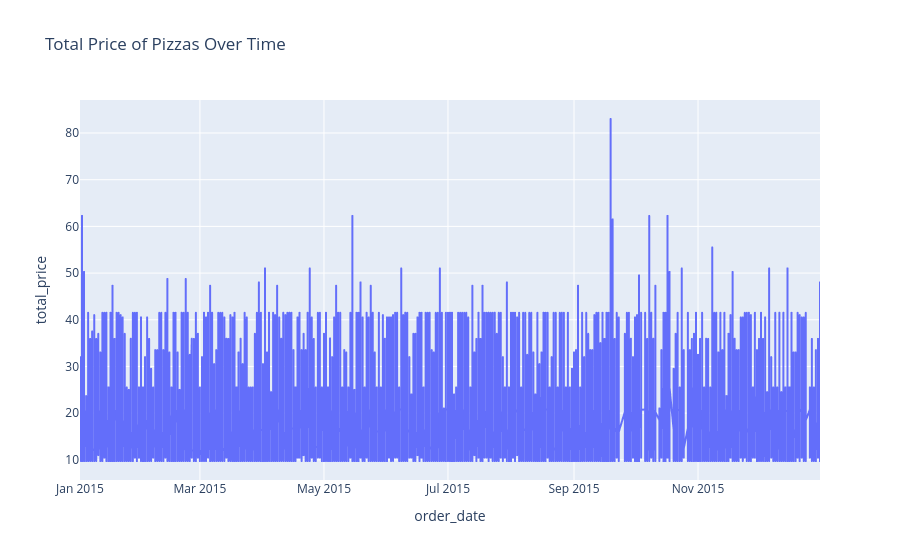

Write notebook code for a chart like this one.
### Markdown cell above
Sale

### Code cell
fig = px.line(sale, x='order_date', y='total_price', title='Total Price of Pizzas Over Time')
fig.show()

### Figure 1 — Plotly figure (JSON) as saved in the notebook; plotly's stock layout.template omitted (floating-point values rounded to 4 significant figures; data arrays with more than 128 entries replaced by an {"elided": "..."} marker saying what was removed)
{"data": [{"hovertemplate": "order_date=%{x}<br>total_price=%{y}<extra></extra>", "legendgroup": "", "line": {"color": "#636efa", "dash": "solid"}, "marker": {"symbol": "circle"}, "mode": "lines", "name": "", "showlegend": false, "type": "scattergl", "x": {"elided": "48620 str values"}, "xaxis": "x", "y": {"elided": "48620 float values"}, "yaxis": "y"}], "layout": {"legend": {"tracegroupgap": 0}, "title": {"text": "Total Price of Pizzas Over Time"}, "xaxis": {"anchor": "y", "domain": [0, 1], "title": {"text": "order_date"}}, "yaxis": {"anchor": "x", "domain": [0, 1], "title": {"text": "total_price"}}}}
